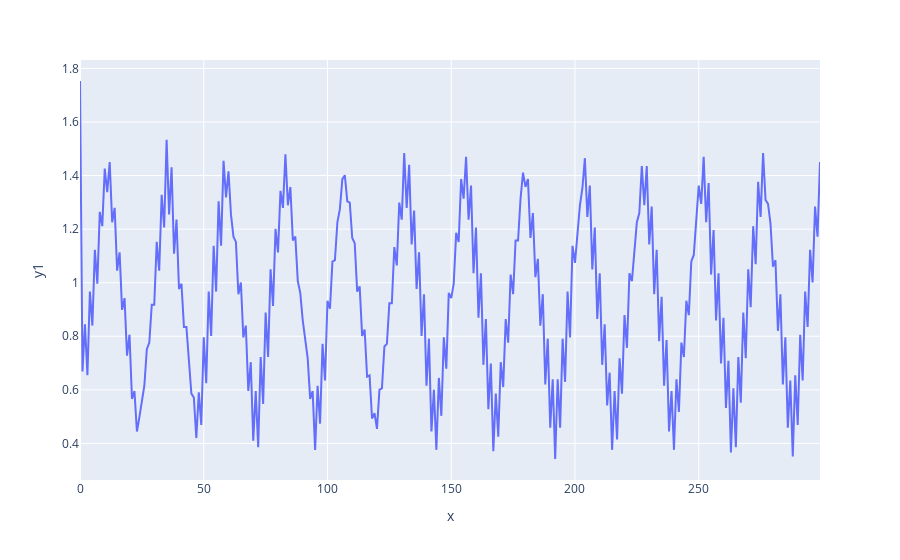

The notebook cell this image was saved under:
### Code cell
# import plotly.express as px
# df = kanal_1
fig = px.line(df, x='x', y='y1')
fig.show()

### Figure 1 — Plotly figure (JSON) as saved in the notebook; plotly's stock layout.template omitted (floating-point values rounded to 4 significant figures; data arrays with more than 128 entries replaced by an {"elided": "..."} marker saying what was removed)
{"data": [{"hovertemplate": "x=%{x}<br>y1=%{y}<extra></extra>", "legendgroup": "", "line": {"color": "#636efa", "dash": "solid"}, "marker": {"symbol": "circle"}, "mode": "lines", "name": "", "orientation": "v", "showlegend": false, "type": "scatter", "x": {"elided": "300 int values"}, "xaxis": "x", "y": {"elided": "300 float values"}, "yaxis": "y"}], "layout": {"legend": {"tracegroupgap": 0}, "margin": {"t": 60}, "xaxis": {"anchor": "y", "domain": [0, 1], "title": {"text": "x"}}, "yaxis": {"anchor": "x", "domain": [0, 1], "title": {"text": "y1"}}}}
